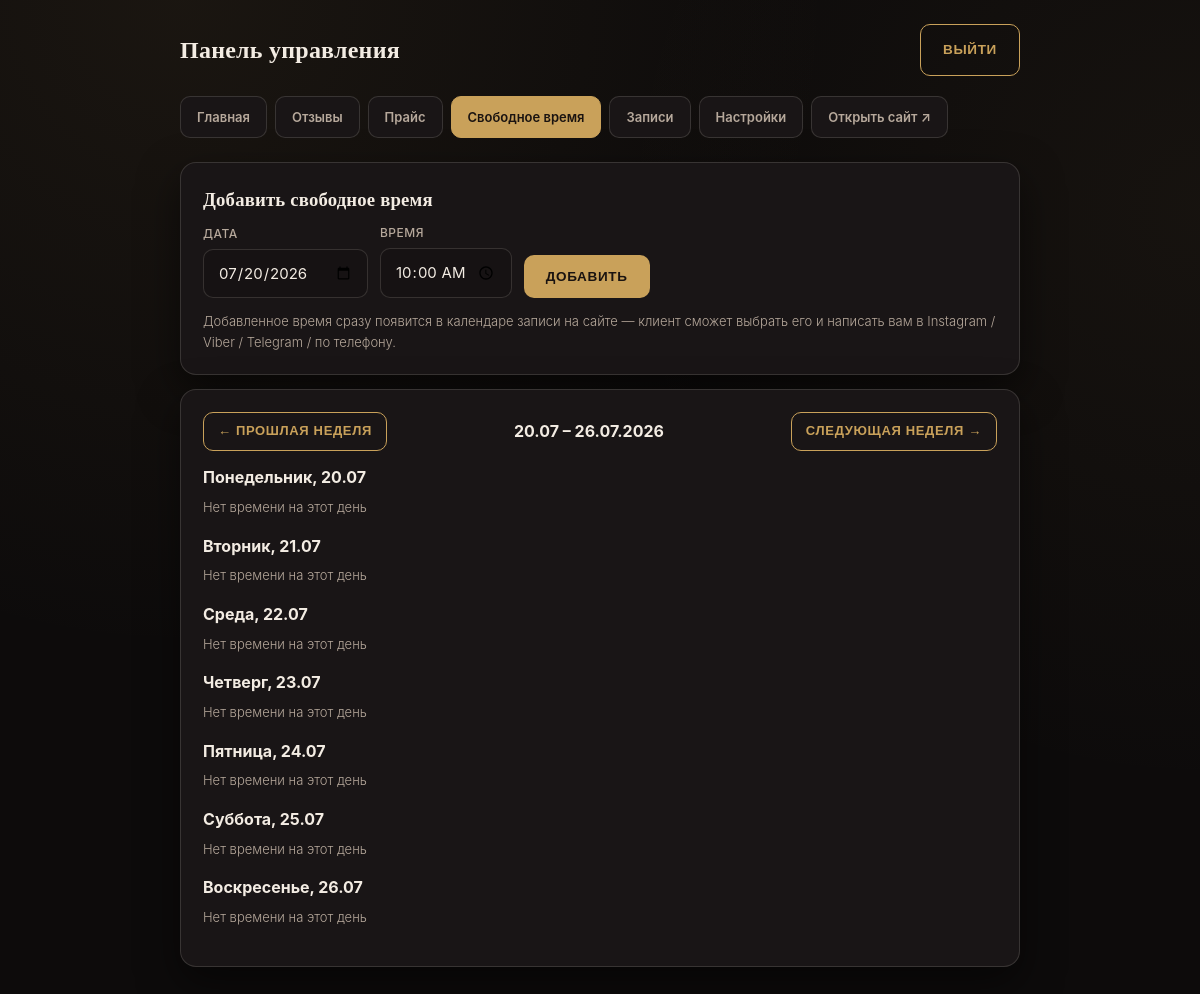
Page /admin-x7k9m2/slots.php (signed in) on the earlier database version.
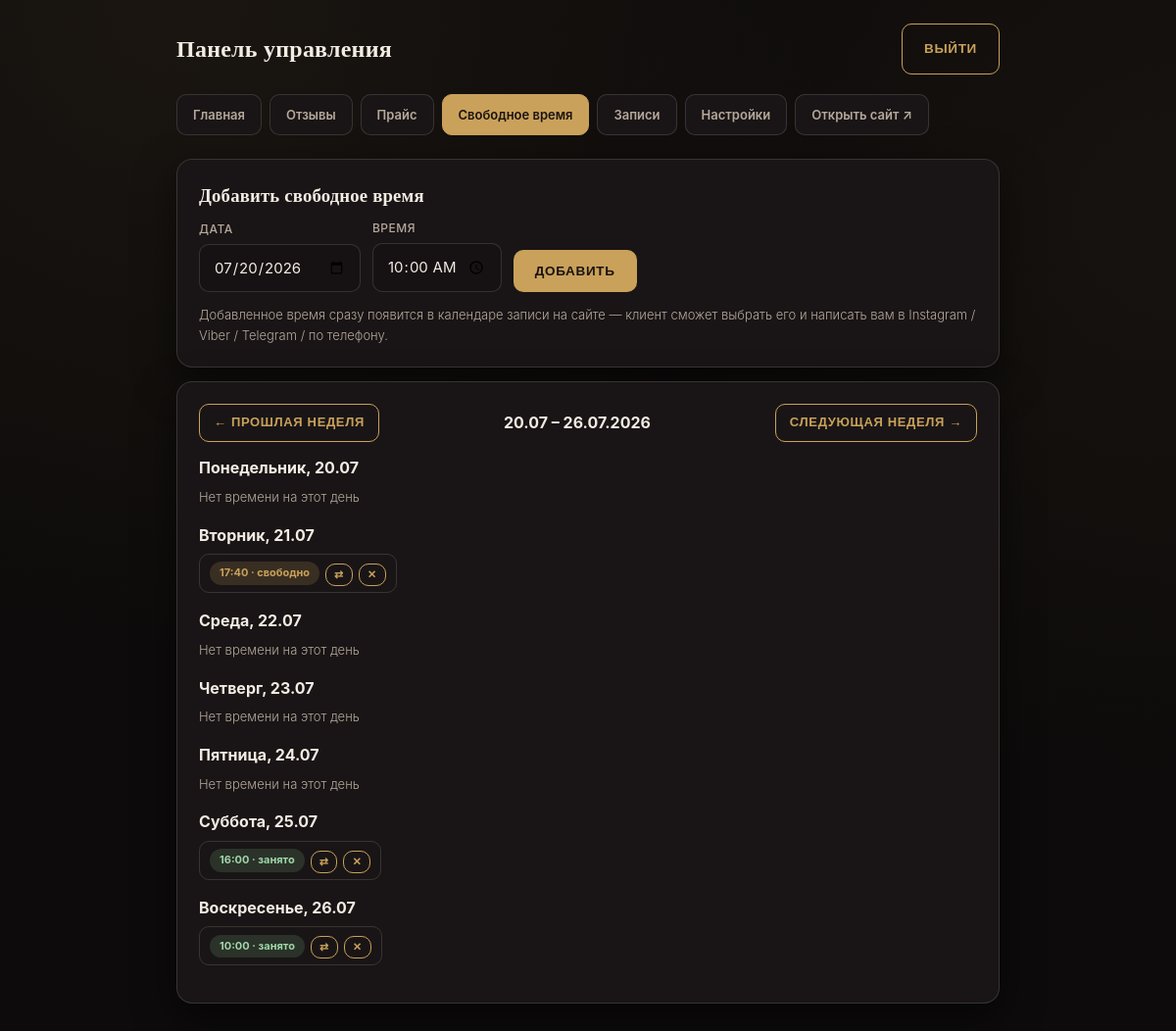
Same page on the later database version.
### tables this page shows
CREATE TABLE available_slots (
            id INTEGER PRIMARY KEY AUTOINCREMENT,
            slot_date TEXT NOT NULL,
            slot_time TEXT NOT NULL,
            is_booked INTEGER NOT NULL DEFAULT 0,
            created_at TEXT NOT NULL DEFAULT CURRENT_TIMESTAMP
        );

### includes/functions.php (called while the page is built, shortened)
<?php
function e(string $value): string
{
    return htmlspecialchars($value, ENT_QUOTES, 'UTF-8');
}

### admin-x7k9m2/slots.php (the view, shortened to what this page needs)
<?php
require __DIR__ . '/../includes/functions.php';
$pdo = getDB();
try {
    $weekStart = isset($_GET['week']) ? new DateTime($_GET['week']) : new DateTime('monday this week');
} catch (Exception $e) {
    $weekStart = new DateTime('monday this week');
}
$weekStart->modify('monday this week');
$weekEnd = (clone $weekStart)->modify('+6 days');
$prevWeek = (clone $weekStart)->modify('-7 days')->format('Y-m-d');
$nextWeek = (clone $weekStart)->modify('+7 days')->format('Y-m-d');
$stmt = $pdo->prepare('SELECT * FROM available_slots WHERE slot_date BETWEEN ? AND ? ORDER BY slot_date, slot_time');
$stmt->execute([$weekStart->format('Y-m-d'), $weekEnd->format('Y-m-d')]);
$slots = $stmt->fetchAll();
$byDate = [];
foreach ($slots as $s) {
    $byDate[$s['slot_date']][] = $s;
}
$weekdays = ['Понедельник', 'Вторник', 'Среда', 'Четверг', 'Пятница', 'Суббота', 'Воскресенье'];
?>
<!DOCTYPE html>
<html lang="ru">
<head>
<link rel="stylesheet" href="../assets/css/style.css">
</head>
<body>
<div class="admin-shell">
  <?php require __DIR__ . '/includes/nav.php'; ?>
  <div class="card">
    <h3>Добавить свободное время</h3>
    <form method="post" style="display:flex; gap:12px; flex-wrap:wrap; align-items:flex-end;">
      <div class="form-field" style="margin:0;">
        <label>Дата</label>
        <input type="date" name="slot_date" required value="<?= e($weekStart->format('Y-m-d')) ?>">
      </div>
      <div class="form-field" style="margin:0;">
        <label>Время</label>
        <input type="time" name="slot_time" required value="10:00">
      </div>
      <button type="submit" class="btn">Добавить</button>
    </form>
    <p style="color:var(--ink-soft); font-size:13px; margin-bottom:0;">
      Добавленное время сразу появится в календаре записи на сайте — клиент сможет
      выбрать его и написать вам в Instagram / Viber / Telegram / по телефону.
    </p>
  </div>
  <div class="card">
    <div style="display:flex; justify-content:space-between; align-items:center; margin-bottom:14px;">
      <a class="btn ghost" style="padding:8px 14px;font-size:13px;" href="?week=<?= e($prevWeek) ?>">← Прошлая неделя</a>
      <strong><?= e($weekStart->format('d.m')) ?> – <?= e($weekEnd->format('d.m.Y')) ?></strong>
      <a class="btn ghost" style="padding:8px 14px;font-size:13px;" href="?week=<?= e($nextWeek) ?>">Следующая неделя →</a>
    </div>
    <?php for ($i = 0; $i < 7; $i++): ?>
      <?php
        $d = (clone $weekStart)->modify("+{$i} day");
        $dateKey = $d->format('Y-m-d');
        $daySlots = $byDate[$dateKey] ?? [];
      ?>
      <div style="margin-bottom:16px;">
        <div style="font-weight:700; margin-bottom:6px;"><?= e($weekdays[$i]) ?>, <?= e($d->format('d.m')) ?></div>
        <?php if (!$daySlots): ?>
          <div style="color:var(--ink-soft); font-size:13px;">Нет времени на этот день</div>
        <?php else: ?>
          <div style="display:flex; gap:8px; flex-wrap:wrap;">
            <?php foreach ($daySlots as $s): ?>
              <div style="display:flex; align-items:center; gap:6px; border:1px solid var(--line); border-radius:10px; padding:6px 10px;">
                <span class="badge <?= $s['is_booked'] ? 'done' : 'new' ?>"><?= e($s['slot_time']) ?> · <?= $s['is_booked'] ? 'занято' : 'свободно' ?></span>
                <form method="post" style="display:inline;">
                  <button class="btn ghost" style="padding:4px 8px;font-size:11px;" title="Переключить занято/свободно">⇄</button>
                </form>
                <form method="post" style="display:inline;" onsubmit="return confirm('Удалить это время?');">
                  <button class="btn ghost" style="padding:4px 8px;font-size:11px;" title="Удалить">✕</button>
                </form>
              </div>
            <?php endforeach; ?>
          </div>
        <?php endif; ?>
      </div>
    <?php endfor; ?>
  </div>
</div>
</body>
</html>

Differences in the rows shown:
added available_slots: slot_time "17:40", is_booked "свободно", shown under "Вторник"
added available_slots: slot_time "16:00", is_booked "занято", shown under "Суббота"
added available_slots: slot_time "10:00", is_booked "занято", shown under "Воскресенье"
Other differences:
list line gone: "Нет времени на этот день"
